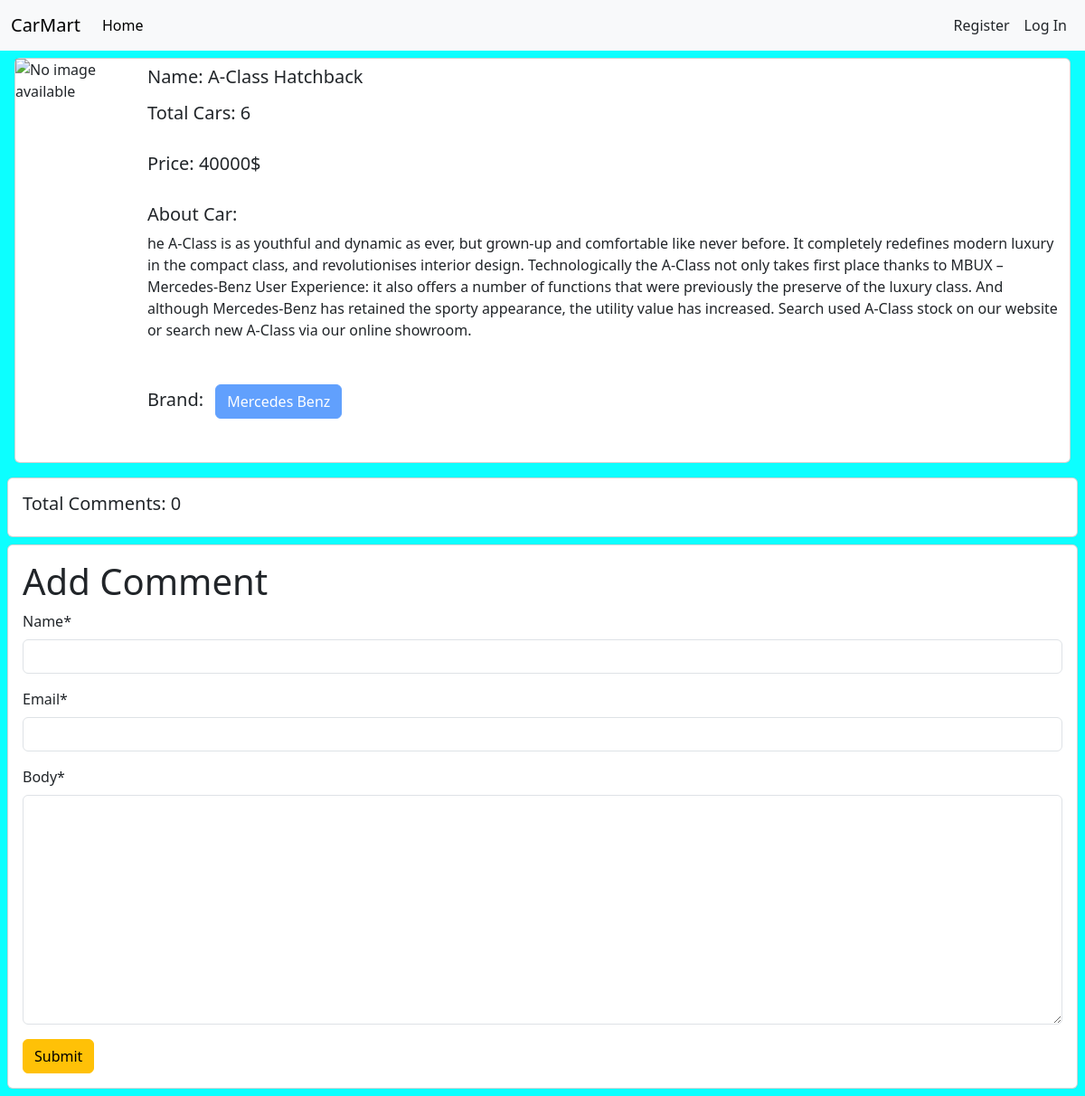
/cars/details/17, run on the app's committed database.
### car/models.py (models this page shows, shortened)
class Car(models.Model):
    car_name=models.CharField(max_length=50)
    price=models.CharField(max_length=50)
    description=models.TextField()
    brand= models.ForeignKey(Brand, on_delete=models.CASCADE,default=1)
    image=models.ImageField(upload_to='car/media/uploads',blank='True',null='True')
    quantity = models.IntegerField(default=0)

### brands/models.py (models this page shows, shortened)
class Brand(models.Model):
    name=models.CharField(max_length=100)
    slug=models.SlugField(max_length=100,unique=True,null=True)

### car/views.py (the view, shortened to what this page needs)
# urls.py: path('details/<int:id>',views. DetailsCarView.as_view(),name='details_car'),
class DetailsCarView(DetailView):
    model = Car
    pk_url_kwarg = 'id'
    template_name = 'car_details.html'
    def get_context_data(self, **kwargs):
        context = super().get_context_data(**kwargs)
        car = self.object
        comments = car.comments.all()
        comment_form = CommentForm()
        context['comments'] = comments
        context['comment_form'] = comment_form
        return context

### car/forms.py
class CommentForm(forms.ModelForm):
    class Meta:
        model=Comment
        fields=['name','email','body']

### car/templates/car_details.html (shortened to what this page needs)
{% extends 'base.html' %}
{% load static %}
{% load crispy_forms_tags %}
{% block content %}
<div class="col-sm-12">
  <div class="d-flex flex-wrap p-2">
    <div class="card mx-2 d-flex flex-row">
      {% if car.image %}
        <img class="card-img-left" src="{{ car.image.url }}" alt="Card image cap" style="width:50%;">
      {% else %}
        <img class="card-img-left" src="{% static 'images/placeholder.jpg' %}" alt="No image available" style="width:50%;">
      {% endif %}
      <div class="card-body p-2 flex-grow-1">
        <h5 class="card-title">
          <p class="text-decoration-none text-dark">Name: {{ car.car_name }}</p>
        </h5>
        <h5 class="card-text">Total Cars: {{ car.quantity }}</h5><br>
        <h5 class="card-text">Price: {{ car.price }}</h5><br>
        <h5 class="card-text">About Car: </h5>
         <p> {{ car.description }}</p><br>
        <h5>Brand:
            <button class="btn btn-primary m-2" disabled>{{ car.brand.name }}</button><br>
        </h5><br>
      </div>
    </div>
  </div>
</div>
<div class="card m-2">
  <h5 class="p-3">Total Comments: {{ comments | length }}</h5>
</div>
<div class="card m-2">
  <div class="card-body">
    <form method="post">
      <h1>Add Comment</h1>
      {{ comment_form | crispy }}
      <button class="btn btn-warning">Submit</button>
    </form>
  </div>
</div>
{% endblock %}

### data on the page
Car: car_name "A-Class Hatchback", quantity "6", price "40000$", description "he A-Class is as youthful and dynamic as ever, but grown-up and comfortable like never before. It completely redefines modern luxury in the compact class, and revolutionises interior design. Technologically the A-Class not only takes first place thanks to MBUX – Mercedes-Benz User Experience: it also offers a number of functions that were previously the preserve of the luxury class. And although Mercedes-Benz has retained the sporty appearance, the utility value has increased. Search used A-Class stock on our website or search new A-Class via our online showroom.", brand.name "Mercedes Benz"

### other printed values
{{ comments | length }} "0"
